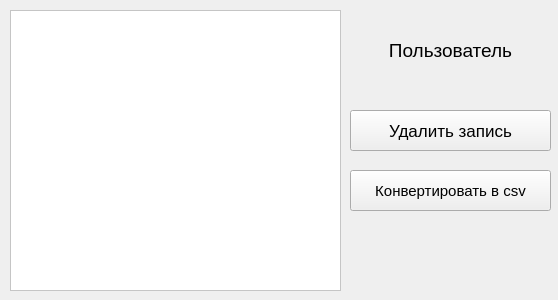
<?xml version="1.0" encoding="UTF-8"?>
<ui version="4.0">
 <class>Form</class>
 <widget class="QWidget" name="Form">
  <property name="geometry">
   <rect>
    <x>0</x>
    <y>0</y>
    <width>558</width>
    <height>300</height>
   </rect>
  </property>
  <property name="windowTitle">
   <string>Просмотр записей</string>
  </property>
  <property name="styleSheet">
   <string notr="true"/>
  </property>
  <widget class="QTableWidget" name="recordings_table">
   <property name="geometry">
    <rect>
     <x>10</x>
     <y>10</y>
     <width>331</width>
     <height>281</height>
    </rect>
   </property>
   <property name="styleSheet">
    <string notr="true">color: black;
background-color: white;</string>
   </property>
  </widget>
  <widget class="QLabel" name="username_label">
   <property name="geometry">
    <rect>
     <x>350</x>
     <y>10</y>
     <width>201</width>
     <height>81</height>
    </rect>
   </property>
   <property name="font">
    <font>
     <pointsize>14</pointsize>
    </font>
   </property>
   <property name="styleSheet">
    <string notr="true"/>
   </property>
   <property name="text">
    <string>Пользователь</string>
   </property>
   <property name="alignment">
    <set>Qt::AlignCenter</set>
   </property>
   <property name="wordWrap">
    <bool>true</bool>
   </property>
  </widget>
  <widget class="QPushButton" name="delete_btn">
   <property name="geometry">
    <rect>
     <x>350</x>
     <y>110</y>
     <width>201</width>
     <height>41</height>
    </rect>
   </property>
   <property name="font">
    <font>
     <pointsize>13</pointsize>
    </font>
   </property>
   <property name="styleSheet">
    <string notr="true"/>
   </property>
   <property name="text">
    <string>Удалить запись</string>
   </property>
  </widget>
  <widget class="QPushButton" name="convert_btn">
   <property name="geometry">
    <rect>
     <x>350</x>
     <y>170</y>
     <width>201</width>
     <height>41</height>
    </rect>
   </property>
   <property name="font">
    <font>
     <pointsize>11</pointsize>
    </font>
   </property>
   <property name="text">
    <string>Конвертировать в csv</string>
   </property>
  </widget>
 </widget>
 <resources/>
 <connections/>
</ui>
